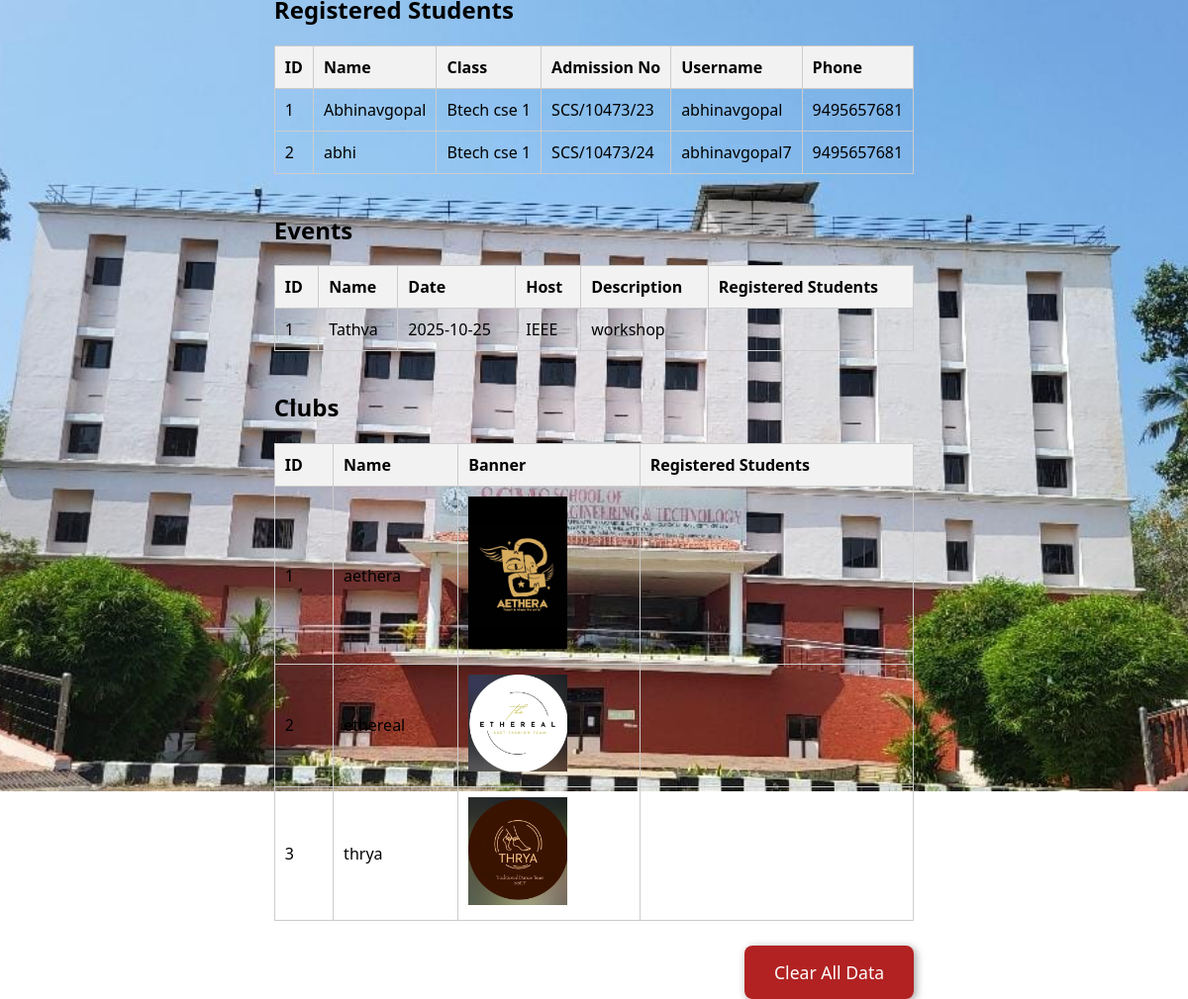
Page /admin-dashboard (signed in) on the committed database.
### tables this page shows
CREATE TABLE students (
        id INTEGER PRIMARY KEY AUTOINCREMENT,
        name TEXT NOT NULL,
        class TEXT,
        admissionNo TEXT UNIQUE,
        username TEXT UNIQUE,
        password TEXT,
        phone TEXT
    );

CREATE TABLE events (
        id INTEGER PRIMARY KEY AUTOINCREMENT,
        name TEXT,
        date TEXT,
        host TEXT,
        description TEXT
    );

CREATE TABLE clubs (
        id INTEGER PRIMARY KEY AUTOINCREMENT,
        name TEXT,
        banner TEXT
    );

### app.py (the view)
@app.route('/admin-dashboard')
def admin_dashboard():
    if 'admin_id' not in session:
        return redirect(url_for('admin_login'))
    conn = get_db_connection()
    students = conn.execute('SELECT * FROM students').fetchall()
    events = conn.execute('SELECT * FROM events').fetchall()
    clubs = conn.execute('SELECT * FROM clubs').fetchall()
    conn.execute('''
        CREATE TABLE IF NOT EXISTS event_registrations (
            id INTEGER PRIMARY KEY AUTOINCREMENT,
            student_id INTEGER,
            event_id INTEGER,
            FOREIGN KEY (student_id) REFERENCES students(id),
            FOREIGN KEY (event_id) REFERENCES events(id)
        )
    ''')
    conn.execute('''
        CREATE TABLE IF NOT EXISTS club_registrations (
            id INTEGER PRIMARY KEY AUTOINCREMENT,
            student_id INTEGER,
            club_id INTEGER,
            FOREIGN KEY (student_id) REFERENCES students(id),
            FOREIGN KEY (club_id) REFERENCES clubs(id)
        )
    ''')
    event_registrations = {}
    for event in events:
        registered_students = conn.execute('''
            SELECT s.name FROM students s
            JOIN event_registrations er ON s.id = er.student_id
            WHERE er.event_id = ?
        ''', (event['id'],)).fetchall()
        event_registrations[event['id']] = registered_students
    club_registrations = {}
    for club in clubs:
        registered_students = conn.execute('''
            SELECT s.name FROM students s
            JOIN club_registrations cr ON s.id = cr.student_id
            WHERE cr.club_id = ?
        ''', (club['id'],)).fetchall()
        club_registrations[club['id']] = registered_students
    conn.close()
    return render_template(
        'admin-dash.html',
        students=students,
        events=events,
        clubs=clubs,
        event_registrations=event_registrations,
        club_registrations=club_registrations
    )

### app.py (called while the page is built)
def get_db_connection():
    conn = sqlite3.connect('campusconnect.db')
    conn.row_factory = sqlite3.Row
    return conn

### templates/admin-dash.html (shortened to what this page needs)
<!DOCTYPE html>
<html lang="en">
<head>
  <link rel="stylesheet" href="{{ url_for('static', filename='styles.css') }}">
</head>
<body>
  <div class="dashboard-container">
    <h2>Registered Students</h2>
    <table>
      <tr>
        <th>ID</th>
        <th>Name</th>
        <th>Class</th>
        <th>Admission No</th>
        <th>Username</th>
        <th>Phone</th>
      </tr>
      {% for student in students %}
      <tr>
        <td>{{ student.id }}</td>
        <td>{{ student.name }}</td>
        <td>{{ student.class }}</td>
        <td>{{ student.admissionNo }}</td>
        <td>{{ student.username }}</td>
        <td>{{ student.phone }}</td>
      </tr>
      {% endfor %}
    </table>
    <h2>Events</h2>
    <table>
      <tr>
        <th>ID</th>
        <th>Name</th>
        <th>Date</th>
        <th>Host</th>
        <th>Description</th>
        <th>Registered Students</th>
      </tr>
      {% for event in events %}
      <tr>
        <td>{{ event.id }}</td>
        <td>{{ event.name }}</td>
        <td>{{ event.date }}</td>
        <td>{{ event.host }}</td>
        <td>{{ event.description }}</td>
        <td>
        </td>
      </tr>
      {% endfor %}
    </table>
    <h2>Clubs</h2>
    <table>
      <tr>
        <th>ID</th>
        <th>Name</th>
        <th>Banner</th>
        <th>Registered Students</th>
      </tr>
      {% for club in clubs %}
      <tr>
        <td>{{ club.id }}</td>
        <td>{{ club.name }}</td>
        <td><img src="{{ url_for('static', filename=club.banner) }}" width="100"></td>
        <td>
        </td>
      </tr>
      {% endfor %}
    </table>
    <div class="clear-data-container">
      <a href="{{ url_for('clear_data') }}" class="btn btn-clear">Clear All Data</a>
    </div>
  </div>
</body>
</html>

### static/styles.css (style rules this page uses)
body { margin: 0; padding: 0; font-family: 'Segoe UI', Tahoma, Geneva, Verdana, sans-serif; background-image: url('dbms index page.jpg'); background-size: cover; background-position: center; background-repeat: no-repeat; display: flex; justify-content: center; align-items: center; height: 100vh; }
.btn { text-decoration: none; padding: 15px 30px; background-color: #8B4513; color: white; border: none; border-radius: 8px; font-size: 1.1rem; transition: transform 0.3s, background-color 0.3s; box-shadow: 2px 2px 8px rgba(0, 0, 0, 0.4); }
body { display: flex; justify-content: center; align-items: center; height: 100vh; }

### templates/admin-dash.html (style rules this page uses)
table { width: 100%; border-collapse: collapse; margin-bottom: 40px; }
th, td { border: 1px solid #ccc; padding: 10px; text-align: left; }
th { background-color: #f2f2f2; }
.btn-clear { background-color: #B22222; }
.clear-data-container { text-align: right; margin-top: 20px; }

### rows in the picture
students: id "1", name "Abhinavgopal", class "Btech cse 1", admissionNo "SCS/10473/23", username "abhinavgopal", phone "9495657681"
students: id "2", name "abhi", class "Btech cse 1", admissionNo "SCS/10473/24", username "abhinavgopal7", phone "9495657681"
events: id "1", name "Tathva", date "2025-10-25", host "IEEE", description "workshop"
clubs: id "1", name "aethera", banner (picture)
clubs: id "2", name "ethereal", banner (picture)
clubs: id "3", name "thrya", banner (picture)
